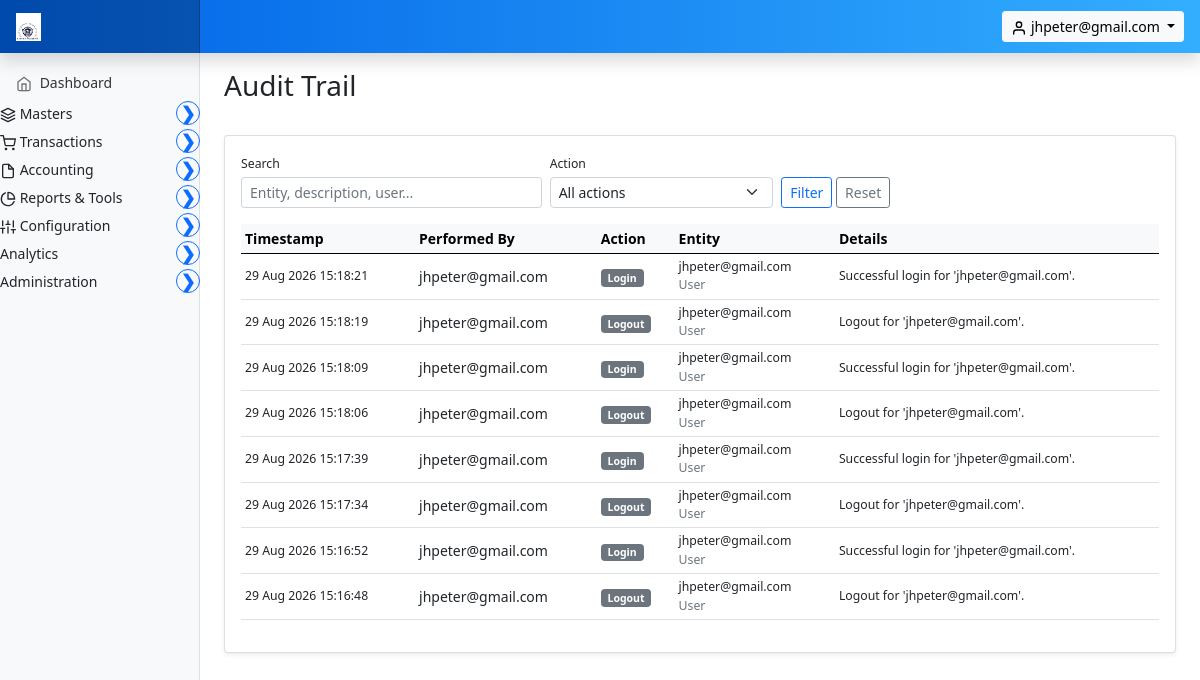
Before: /invoice/admin/audit (signed in) with the older database file.
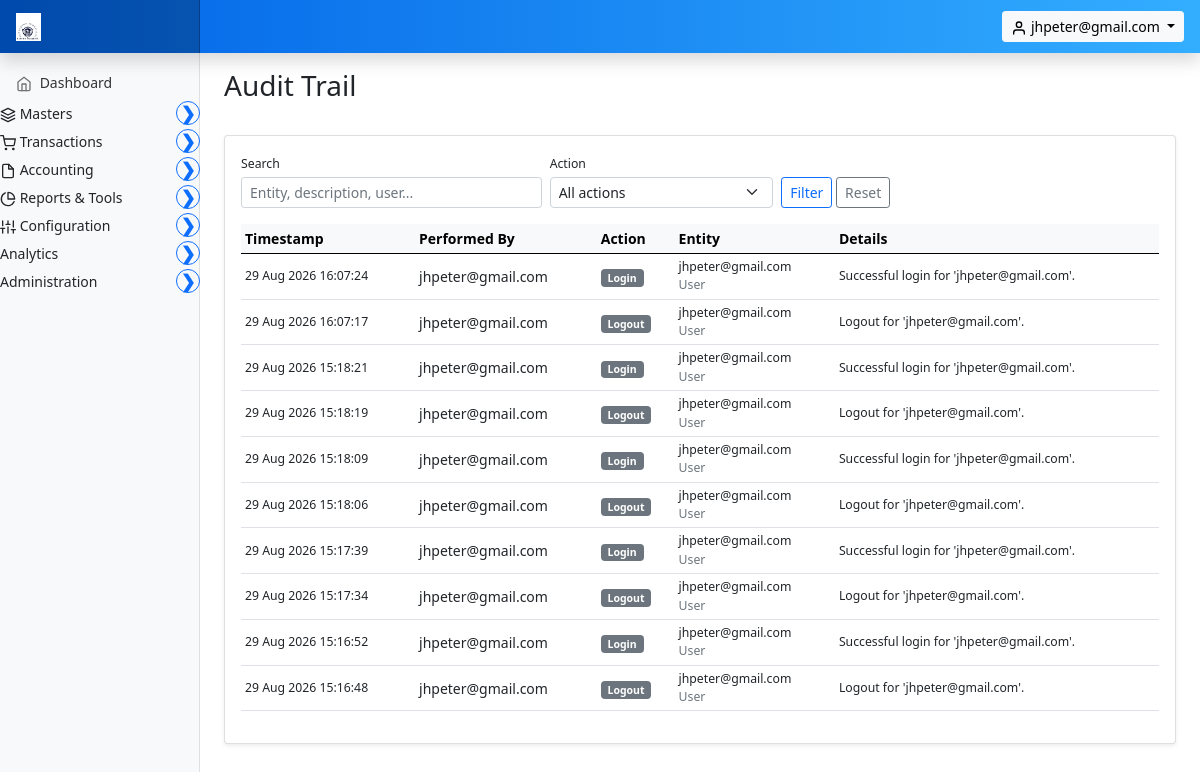
After: the same page with the newer database file.
### marania_invoice_app/models.py (models this page shows, shortened)
class AuditLog(models.Model):
    ACTION_CHOICES = [
        ("CREATE", "Create"),
        ("UPDATE", "Update"),
        ("DELETE", "Delete"),
        ("DEACTIVATE", "Deactivate"),
        ("ACTIVATE", "Activate"),
        ("PASSWORD_RESET", "Password Reset"),
        ("PASSWORD_CHANGE", "Password Change"),
        ("LOGIN_FAIL", "Login Failed"),
        ("LOGIN", "Login"),
        ("LOGOUT", "Logout"),
        ("PERMISSION", "Permission Change"),
        ("OTHER", "Other"),
    ]
    performed_by = models.ForeignKey(
        "auth.User",
        on_delete=models.SET_NULL,
        related_name="audit_logs",
        null=True,
        blank=True,
    )
    action = models.CharField(max_length=30, choices=ACTION_CHOICES, default="OTHER")
    entity_type = models.CharField(max_length=100, blank=True, null=True)
    entity_id = models.CharField(max_length=100, blank=True, null=True)
    entity_label = models.CharField(max_length=255, blank=True, null=True)
    description = models.TextField(blank=True, null=True)
    detail = models.TextField(blank=True, null=True)
    created_at = models.DateTimeField(auto_now_add=True)
    class Meta:
        ordering = ["-created_at"]
        verbose_name = "Audit Log"
        verbose_name_plural = "Audit Logs"

### marania_invoice_app/auth_views.py (the view)
    @login_required
    def _wrapped(request, *args, **kwargs):
        if not _admin_required(request.user):
            return HttpResponseForbidden(
                "You do not have permission to access this area."
            )
        return view_func(request, *args, **kwargs)

### marania_invoice_app/auth_views.py (called while the page is built)
def _admin_required(user):
    if not user.is_authenticated:
        return False
    if user.is_superuser or user.is_staff:
        return True
    profile = getattr(user, "user_profile", None)
    if profile is None:
        return False
    return "user_management" in profile.permitted_module_keys()

def _require_admin(view_func):
    @login_required
    def _wrapped(request, *args, **kwargs):
        if not _admin_required(request.user):
            return HttpResponseForbidden(
                "You do not have permission to access this area."
            )
        return view_func(request, *args, **kwargs)
    return _wrapped

@_require_admin
def admin_audit(request):
    logs = AuditLog.objects.select_related("performed_by").all()
    action = request.GET.get("action", "").strip()
    search = request.GET.get("search", "").strip()
    if action:
        logs = logs.filter(action=action)
    if search:
        logs = logs.filter(
            Q(entity_label__icontains=search)
            | Q(description__icontains=search)
            | Q(performed_by__username__icontains=search)
        )
    logs = logs[:500]
    actions = AuditLog.ACTION_CHOICES
    return render(request, "marania_invoice_app/admin_audit.html", {
        "logs": logs,
        "actions": actions,
        "selected_action": action,
        "search": search,
    })

### marania_invoice_app/context_processors.py (called while the page is built, shortened)
def _is_user_manager(user):
    if not user.is_authenticated:
        return False
    if user.is_superuser or user.is_staff:
        return True
    profile = getattr(user, "user_profile", None)
    if profile is None:
        return False
    return "user_management" in profile.permitted_module_keys()

def _permitted_module_keys(user):
    if not user.is_authenticated:
        return set()
    if user.is_superuser:
        from .modules import MODULE
        return set(MODULE.values())

### marania_invoice_app/models.py (called while the page is built)
    @property
    def display_logo_url(self):
        if self.company_logo and hasattr(self.company_logo, "url") and self.company_logo.name:
            try:
                return self.company_logo.url
            except Exception:
                return "/static/images/marania_eagle_logo.png"
        return "/static/images/marania_eagle_logo.png"

### templates/marania_invoice_app/admin_audit.html (shortened to what this page needs)
{% extends 'partials/base.html' %}
{% load static %}
{% block main %}
<main class="col-md-9 ms-sm-auto col-lg-10 px-md-4">
    <div class="d-flex justify-content-between flex-wrap flex-md-nowrap align-items-center pt-3 pb-2 mb-3">
        <h1 class="h3">Audit Trail</h1>
    </div>
    <div class="card shadow-sm">
        <div class="card-body">
            <form method="get" class="row g-2 mb-3 align-items-end">
                <div class="col-md-4">
                    <label class="form-label small mb-1">Search</label>
                    <input type="text" name="search" value="{{ search }}" class="form-control form-control-sm" placeholder="Entity, description, user...">
                </div>
                <div class="col-md-3">
                    <label class="form-label small mb-1">Action</label>
                    <select name="action" class="form-select form-select-sm">
                        <option value="">All actions</option>
                    </select>
                </div>
                <div class="col-md-3">
                    <button class="btn btn-sm btn-outline-primary" type="submit">Filter</button>
                    <a href="{% url 'admin_audit' %}" class="btn btn-sm btn-outline-secondary">Reset</a>
                </div>
            </form>
            <div class="table-responsive">
                <table class="table table-hover table-sm align-middle">
                    <thead class="table-light">
                        <tr>
                            <th>Timestamp</th>
                            <th>Performed By</th>
                            <th>Action</th>
                            <th>Entity</th>
                            <th>Details</th>
                        </tr>
                    </thead>
                    <tbody>
                        {% for l in logs %}
                        <tr>
                            <td class="small text-nowrap">{{ l.created_at|date:"d M Y H:i:s" }}</td>
                            <td>{{ l.performed_by.username|default:"System" }}</td>
                            <td><span class="badge bg-secondary">{{ l.get_action_display }}</span></td>
                            <td>
                                <div class="fw-semibold small">{{ l.entity_label|default:l.entity_type }}</div>
                                {% if l.entity_type %}<div class="text-muted small">{{ l.entity_type }}</div>{% endif %}
                            </td>
                            <td class="small">{{ l.description|default:"" }}</td>
                        </tr>
                        {% empty %}
                        <tr><td colspan="5" class="text-center text-muted py-4">No audit records found.</td></tr>
                        {% endfor %}
                    </tbody>
                </table>
            </div>
        </div>
    </div>
</main>
{% endblock %}

### templates/partials/base.html (shortened to what this page needs)
{% load static %}
<!doctype html>
<html lang="en">
  <head>
    <link href="{% static 'assets/css/bootstrap.min.css' %}" rel="stylesheet">
    <link href="{% static 'assets/css/dashboard.css' %}" rel="stylesheet">
  </head>
  <body>
<header class="navbar navbar-dark sticky-top"
style="background: linear-gradient(90deg, #0062E6, #33AEFF); flex-wrap: nowrap; padding: 0; box-shadow: 0 0.5rem 1rem rgba(0,0,0,.15);">
  <a class="navbar-brand col-md-3 col-lg-2 me-0 px-3" href="#">
    <img src="{{ config.display_logo_url }}" alt="logo" height="28" class="me-2 d-inline-block align-text-top"
         onerror="this.style.display='none';">
  </a>
  <div class="ms-auto me-3 d-flex align-items-center">
    {% if user.is_authenticated %}
    <div class="dropdown">
      <button class="btn btn-light btn-sm dropdown-toggle" type="button" data-bs-toggle="dropdown" aria-expanded="false">
        <span data-feather="user"></span> {{ user.username }}
      </button>
    </div>
    {% endif %}
  </div>
</header>
<div class="container-fluid">
  <div class="row">
    <nav id="sidebarMenu" class="col-md-3 col-lg-2 d-md-block bg-light sidebar collapse">
      <div class="position-sticky pt-3">
        <ul class="nav flex-column">
          <li class="nav-item">
            <a class="nav-link" href="{% url 'dashboard' %}">
              <span data-feather="home"></span>
              Dashboard
            </a>
          </li>
          {% if 'masters' in permitted_module_keys or is_superuser %}
          <li class="nav-item">
            <div class="d-flex justify-content-between align-items-center mb-1 parent-menu">
              <span>
                <span data-feather="layers"></span>
                Masters
              </span>
              <button class="collapse-btn btn btn-outline-primary btn-sm rounded-circle"
                      type="button"
                      data-bs-toggle="collapse"
                      data-bs-target="#MastersSubmenu"
                      aria-expanded="false"
                      aria-controls="MastersSubmenu">
                <span class="collapse-icon">&#10095;</span>
              </button>
            </div>
          </li>
          {% endif %}
          {% if 'transactions' in permitted_module_keys or is_superuser %}
          <li class="nav-item">
            <div class="d-flex justify-content-between align-items-center mb-1 parent-menu">
              <span>
                <span data-feather="shopping-cart"></span>
                Transactions
              </span>
              <button class="collapse-btn btn btn-outline-primary btn-sm rounded-circle"
                      type="button"
                      data-bs-toggle="collapse"
                      data-bs-target="#TransactionsSubmenu"
                      aria-expanded="false"
                      aria-controls="TransactionsSubmenu">
                <span class="collapse-icon">&#10095;</span>
              </button>
            </div>
          </li>
          {% endif %}
          {% if 'accounting' in permitted_module_keys or is_superuser %}
          <li class="nav-item">
            <div class="d-flex justify-content-between align-items-center mb-1 parent-menu">
              <span>
                <span data-feather="file"></span>
                Accounting
              </span>
              <button class="collapse-btn btn btn-outline-primary btn-sm rounded-circle"
                      type="button"
                      data-bs-toggle="collapse"
                      data-bs-target="#AccountingSubmenu"
                      aria-expanded="false"
                      aria-controls="AccountingSubmenu">
                <span class="collapse-icon">&#10095;</span>
              </button>
            </div>
          </li>
          {% endif %}
          {% if 'reports_tools' in permitted_module_keys or is_superuser %}
          <li class="nav-item">
            <div class="d-flex justify-content-between align-items-center mb-1 parent-menu">
              <span>
                <span data-feather="pie-chart"></span>
                Reports & Tools
              </span>
              <button class="collapse-btn btn btn-outline-primary btn-sm rounded-circle"
                      type="button"
                      data-bs-toggle="collapse"
                      data-bs-target="#ReportsSubmenu"
                      aria-expanded="false"
                      aria-controls="ReportsSubmenu">
                <span class="collapse-icon">&#10095;</span>
              </button>
            </div>
          </li>
          {% endif %}
          {% if 'configuration' in permitted_module_keys or is_superuser %}
          <li class="nav-item">
            <div class="d-flex justify-content-between align-items-center mb-1 parent-menu">
              <span>
                <span data-feather="sliders"></span>
                Configuration
              </span>
              <button class="collapse-btn btn btn-outline-primary btn-sm rounded-circle"
                      type="button"
                      data-bs-toggle="collapse"
                      data-bs-target="#ConfigurationSubmenu"
                      aria-expanded="false"
                      aria-controls="ConfigurationSubmenu">
                <span class="collapse-icon">&#10095;</span>
              </button>
            </div>
          </li>
          {% endif %}
          {% if 'analytics' in permitted_module_keys or is_superuser %}
          <li class="nav-item">
            <div class="d-flex justify-content-between align-items-center mb-1 parent-menu">
              <span>
                Analytics
              </span>
              <button class="collapse-btn btn btn-outline-primary btn-sm rounded-circle"
                      type="button"
                      data-bs-toggle="collapse"
                      data-bs-target="#AnalyticsSubmenu"
                      aria-expanded="false"
                      aria-controls="AnalyticsSubmenu">
                <span class="collapse-icon">&#10095;</span>
              </button>
            </div>
          </li>
          {% endif %}
          {% if 'administration' in permitted_module_keys or 'user_management' in permitted_module_keys or is_superuser %}
          <li class="nav-item">
            <div class="d-flex justify-content-between align-items-center mb-1 parent-menu">
              <span>
                Administration
              </span>
              <button class="collapse-btn btn btn-outline-primary btn-sm rounded-circle"
                      type="button"
                      data-bs-toggle="collapse"
                      data-bs-target="#AdminSubmenu"
                      aria-expanded="false"
                      aria-controls="AdminSubmenu">
                <span class="collapse-icon">&#10095;</span>
              </button>
            </div>
          </li>
          {% endif %}
        </ul>
      </div>
    </nav>
  {% block main %}
  {% endblock %}
  </div>
</div>
  </body>
</html>

### static/assets/css/dashboard.css (style rules this page uses)
body { font-size: .875rem; }
.feather { width: 16px; height: 16px; vertical-align: text-bottom; }
.sidebar { position: fixed; top: 0; bottom: 0; left: 0; z-index: 100; padding: 48px 0 0; box-shadow: inset -1px 0 0 rgba(0, 0, 0, .1); }
.sidebar .nav-link { font-weight: 500; color: #333; }
.sidebar .nav-link .feather { margin-right: 4px; color: #727272; }
.navbar-brand { padding-top: .75rem; padding-bottom: .75rem; font-size: 1rem; background-color: rgba(0, 0, 0, .25); box-shadow: inset -1px 0 0 rgba(0, 0, 0, .25); }

### templates/partials/base.html (style rules this page uses)
.collapse-icon { transition: transform 0.3s ease; display: inline-block; font-size: 18px; font-weight: bold; line-height: 1; }
.collapse-btn { width: 24px; height: 24px; display: flex; align-items: center; justify-content: center; padding: 0; font-size: 16px; font-weight: bold; transition: all 0.3s ease; }

Changed rows visible on the page:
added AuditLog: created_at "29 Aug 2026 16:07:24", performed_by.username "jhpeter@gmail.com", action "Login", entity_label "jhpeter@gmail.com", entity_type "User", description "Successful login for 'jhpeter@gmail.com'."
added AuditLog: created_at "29 Aug 2026 16:07:17", performed_by.username "jhpeter@gmail.com", action "Logout", entity_label "jhpeter@gmail.com", entity_type "User", description "Logout for 'jhpeter@gmail.com'."
